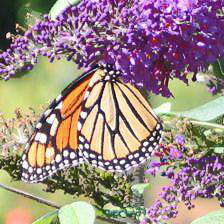
#> input picture projects/vlm_proj/test_0.2.png, 224 x 224 px
$ python -i utils.py   (imports and definitions only)   (older library calls are emulated)
#> lines starting #> are read from the running program, lines starting #| are printed output that depends on the picture
#> further down, picture is the input picture: PIL image 224x224 RGB; mean R, G, B 156.5, 135.9, 131.6
# Import necessary libraries
from PIL import Image, ImageOps, ImageDraw
import numpy as np
import cv2
from skimage.segmentation import active_contour
from skimage.filters import gaussian


# Define all the image processing functions
def sobel_detector(input_image, ksize=3):
    """
    Sobel edge detection.
    Converts the input image to grayscale and applies the Sobel filter to detect edges.
    """
#> called with ksize = 3
    # Convert to grayscale
    gray_image = ImageOps.grayscale(input_image)
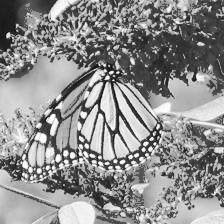
#> gray_image: PIL image 224x224 L; min 2, max 255, mean 141.6

    # Convert to numpy array
    image_array = np.array(gray_image)

    # Apply Sobel filter
    sobel_x = cv2.Sobel(image_array, cv2.CV_64F, 1, 0, ksize=ksize)
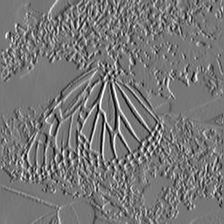
#> sobel_x: shape (224, 224) float64; min -796, max 910, mean -0.8; drawn with min black and max white
    sobel_y = cv2.Sobel(image_array, cv2.CV_64F, 0, 1, ksize=ksize)
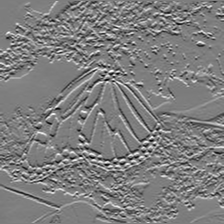
#> sobel_y: shape (224, 224) float64; min -807, max 827, mean 2.1; drawn with min black and max white

    # Calculate magnitude of the gradient
    magnitude = np.hypot(sobel_x, sobel_y)
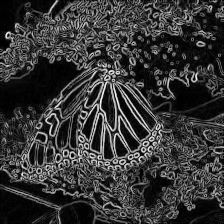
#> magnitude: shape (224, 224) float64; min 0, max 947, mean 202.3; drawn with min black and max white
    magnitude = (magnitude / magnitude.max()) * 255
    magnitude = magnitude.astype(np.uint8)
    # Convert back to PIL image
    return Image.fromarray(magnitude)


# [120 lines left out: functions canny_detector, marr_hildreth_detector, hough_transform, active_contour_tracing, threshold_and_region_growing, not called in this run]

def enhance_image(input_image, method='sobel', **kwargs):
    if method == 'sobel':
        return sobel_detector(input_image, **kwargs)
    elif method == 'canny':
        return canny_detector(input_image, **kwargs)
    elif method == 'marr_hildreth':
        return marr_hildreth_detector(input_image, **kwargs)
    elif method == 'hough':
        return hough_transform(input_image, **kwargs)
    elif method == 'active_contour':
        return active_contour_tracing(input_image, **kwargs)
    elif method == 'threshold_region':
        return threshold_and_region_growing(input_image, **kwargs)
    elif method == 'original':
        return input_image
    else:
        raise ValueError(f"Unsupported method: {method}")

# [23 lines of commented-out code are left out]

>>> from PIL import Image
>>> picture = Image.open('test_0.2.png')
>>> result = enhance_image(picture)
